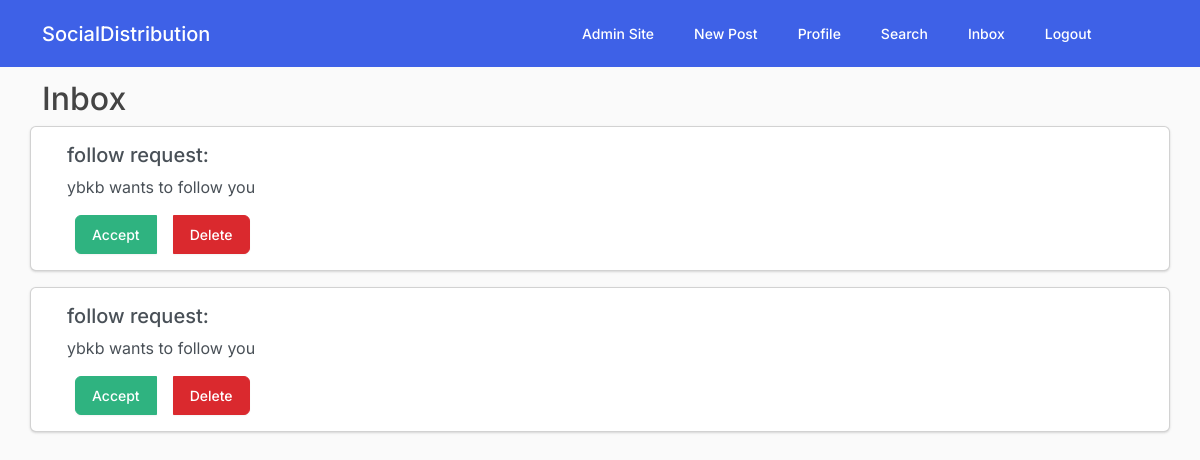
The page /inbox/ (signed in) on the database its author committed.
### users/models.py (models this page shows, shortened)
class FriendRequest(models.Model):
    type = 'follow'
    summary = models.CharField(max_length=500, blank=True, null=True)
    actor = models.ForeignKey(Profile, on_delete=models.CASCADE, related_name='actor')
    object = models.ForeignKey(Profile, on_delete=models.CASCADE, related_name='object')
    id = models.UUIDField(primary_key=True, default=uuid.uuid4, editable=False)

class Profile(models.Model):
    type = 'author'
    node = "/"
    team = "owner"
    id = models.UUIDField(primary_key=True, default=uuid.uuid4, editable=False)
    host = models.CharField(max_length=100, default='localhost:8000/')
    displayName = models.CharField(max_length=100, blank=True, null=True)
    url = models.CharField(max_length=100, blank=True)
    github = models.CharField(max_length=100, blank=True, null=True)
    profileImage = models.ImageField(default="default.jpg", upload_to="profile_pics")
    user = models.OneToOneField(User, on_delete=models.CASCADE)
    followers = models.ManyToManyField('self', related_name="followed_by", symmetrical=False, blank=True)
    following = models.ManyToManyField('self', related_name="follows", symmetrical=False, blank=True)
    def __str__(self):
        return self.user.username

### users/views.py (the view)
# urls.py: path('inbox/', user_views.inbox, name='inbox'),
@login_required
def inbox(request):
    context = {}
    if request.method == "POST":
        request_type = request.POST.get('type')
        if request_type == 'follow':
            profile_id = request.POST.get('profile_id')
            actor = Profile.objects.get(pk=request.user.profile.id)
            object = Profile.objects.get(pk=profile_id)
            summary = f"{actor} wants to follow {object}"
            friend_request = FriendRequest.objects.create(summary=summary, actor=actor, object=object)
            inbox = Inbox.objects.create(profile=object)
            inbox.friend_requests.add(friend_request)
            context = {
                "summary": summary,
                "username": actor,
            }
            return redirect(user_profile, profile_id)
    else:
        return render(request, 'users/inbox.html', context)

### users/templates/users/inbox.html (shortened to what this page needs)
{% extends "stream/base-no-side-bar.html" %}
{% block content %}
  <h2>Inbox</h2>
  {% if request.user.profile.inbox.all %}
    {% for message in request.user.profile.inbox.all %}
    {% for friend_request in message.friend_requests.all %}
      <div class="card mb-3">
        <div class="card-body">
          <h5 class="card-title">{{ friend_request.type }} request:</h5>
          <p class="card-text">{{ friend_request.actor }} wants to follow you</p>
            <form method="POST" action="{% url 'accept' id=friend_request.id %}">
            <div class="btn-group" role="group">
            <button type="submit" class="btn btn-success mx-2" name="accept" value="{{ friend_request.id }}">Accept</button>
            <button type="submit" class="btn btn-danger mx-2" name="delete" value="{{ friend_request.id }}">Delete</button>
            </div>
          </form>
        </div>
      </div>
    {% endfor %}
    {% endfor %}
  {% else %}
    <p>You have no friend requests</p>
  {% endif %}
{% endblock content %}

### stream/static/stream/main.css (style rules this page uses)
body { background: #fafafa; color: #333333; margin-top: 5rem; }
h1, h2, h3, h4, h5, h6 { color: #444444; }

### rows shown on the page
FriendRequest: type "follow", actor "ybkb"
FriendRequest: type "follow", actor "ybkb"
